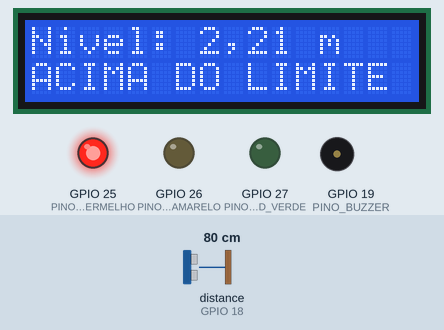
This sketch was run on a simulated ESP32. Parts: 16×2 character LCD, output pins drawn as LEDs (lit = HIGH), buzzer (waves = sounding). Wiring (from diagram.json): ultrasonic range finder: trigger GPIO 5; echo GPIO 18. The test bench sets the inputs (shaded band); at power-on: distance to the obstacle (sensor on GPIO 18) 80 cm. The echo pulse lasts 58.3 µs per cm; WiFi joins after 1.5 s; servers stay silent unless stated; uploads are accepted with an empty reply; pins used as bus, display or sensor lines are not drawn; what the sketch prints to the serial monitor is not drawn.

Above: at 2.7 s.
3.1 s: distance to the obstacle (sensor on GPIO 18) set to 178 cm
At 4.7 s:
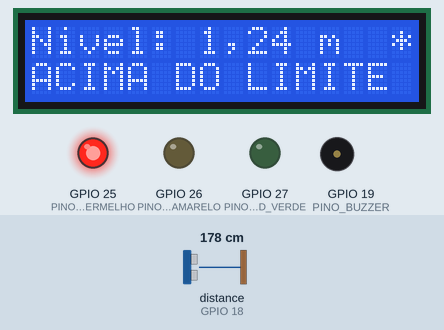
5.7 s: distance to the obstacle (sensor on GPIO 18) set to 187 cm
At 8.0 s:
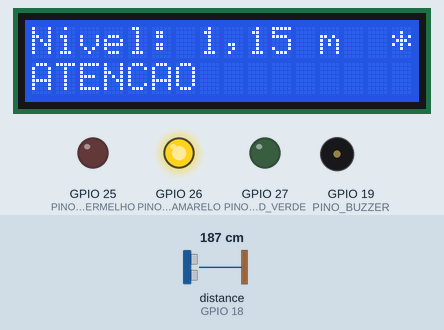
8.7 s: distance to the obstacle (sensor on GPIO 18) set to 199 cm
At 11.4 s:
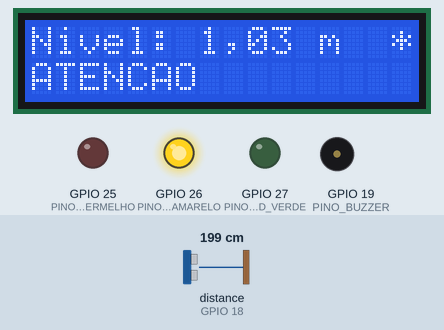
11.7 s: distance to the obstacle (sensor on GPIO 18) set to 207 cm
At 13.1 s:
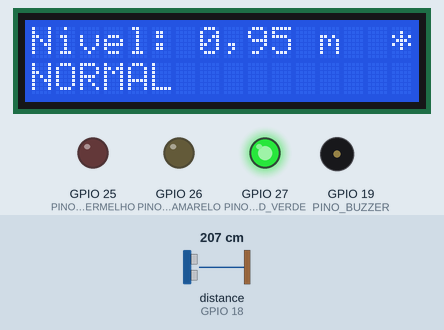
Timing chart, 0 to 14.7 s (numbered marks = the images above; inputs shaded):
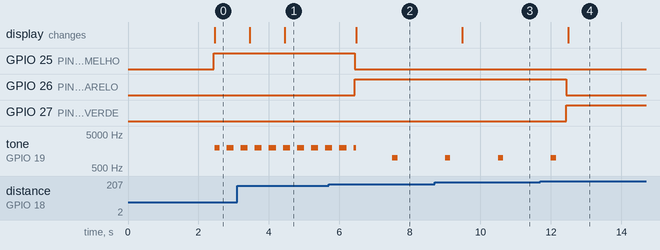

The sketch:

sketch.ino
```cpp
/*
  Elo - Régua de nível do córrego
  FIAP Global Solution 2026.2 (CitizenTech) - Physical Computing: IoT & IoB

  O Elo é o app em que a liderança de cada rua responde, em um toque, como a
  rua está durante a chuva forte. Esta régua é a parte física do Elo: fica no
  ponto crítico do córrego e mede o nível da água.

  O que o circuito faz:
    1. Mede a distância do sensor até a água (HC-SR04).
    2. Calcula o nível: altura do sensor menos a distância medida.
    3. Mostra o nível e a situação no LCD e nos LEDs.
    4. Toca o buzzer sem depender de internet: um bip lento a partir de 1,00 m
       (atenção) e um bip rápido a partir do limite de 1,20 m.
    5. Monta a leitura no formato que a API do Elo recebe (POST /leituras),
       mostra no Monitor Serial e envia pela rede (Wi-Fi), sem parar o aviso local.

  A API do Elo (elo-api-csharp) recebe essa leitura, e é dela que o app tira o
  nível que mostra na tela ("1,42 m"). O limite ("1,20 m") e o nível de atenção
  ("1,00 m") ficam guardados no servidor, com os mesmos valores daqui.
  A API está publicada na nuvem (Azure, plano gratuito): depois de um tempo parada,
  a primeira resposta pode demorar até ela acordar. Sem rede, a régua continua
  funcionando sozinha, no local.
*/

#include <algorithm>  // std::sort, usado para ordenar as leituras do sensor
#include <LiquidCrystal_I2C.h>
#include <WiFi.h>        // Wi-Fi do ESP32
#include <HTTPClient.h>  // pedido HTTP (POST /leituras)

// ---------- Pinos do ESP32 ----------
const int PINO_TRIG = 5;           // HC-SR04: dispara o pulso de ultrassom
const int PINO_ECHO = 18;          // HC-SR04: recebe o eco
const int PINO_BUZZER = 19;
const int PINO_LED_VERMELHO = 25;  // acima do limite
const int PINO_LED_AMARELO = 26;   // atenção
const int PINO_LED_VERDE = 27;     // normal
// O LCD usa I2C nos pinos padrão do ESP32: SDA no 21 e SCL no 22.
// No circuito real, o ESP32 trabalha em 3,3 V e não pode receber 5 V. O ECHO do
// HC-SR04 precisa de um divisor de tensão, e os fios SDA e SCL do LCD, de um
// conversor de nível. No simulador não precisa.

// ---------- Ajustes da régua ----------
// As medidas ficam em centímetros, em números inteiros, para a comparação com
// o limite ser exata. Na tela e na leitura elas aparecem em metros.
// A altura, o limite e o nível de atenção são valores de exemplo. O limite e o
// nível de atenção são os mesmos do cadastro da régua no servidor, que o app mostra.
const char* REGUA_ID = "regua-exemplo";  // mesmo id do cadastro no servidor e do exemplo do app
const int ALTURA_SENSOR_CM = 300;        // sensor a 3,00 m do fundo do córrego
const int LIMITE_CM = 120;               // 1,20 m: o mesmo limite que o app mostra
const int ATENCAO_CM = 100;              // 1,00 m: aviso antes do limite

// ---------- Tempos ----------
const unsigned long INTERVALO_LEITURA_MS = 200;   // uma leitura do sensor a cada 200 ms
const int LEITURAS_POR_MEDIDA = 5;                // 5 leituras formam 1 medida (1 por segundo)
const unsigned long INTERVALO_NORMAL_MS = 30000;  // contrato da API: leitura a cada 30 s
const unsigned long INTERVALO_ACIMA_MS = 10000;   // contrato da API: a cada 10 s acima do limite

// ---------- Envio pela rede ----------
// Rede Wi-Fi. No simulador Wokwi existe a rede aberta "Wokwi-GUEST", sem senha.
const char* WIFI_REDE = "Wokwi-GUEST";
const char* WIFI_SENHA = "";
// Para onde vai o POST /leituras: a API do Elo publicada (HTTP simples, como o ESP32 precisa).
// Vazio ("") desliga o envio: a leitura só aparece no Monitor Serial. Para testar sem a API,
// um serviço público de eco serve: "http://httpbin.org/post" (responde 200 com o que recebeu).
const char* URL_LEITURAS = "http://elo-api-fiap.azurewebsites.net/leituras";
// Chave do dispositivo, enviada no header X-Chave-Dispositivo. Precisa ser igual à Dispositivos__Chave
// configurada na API. Este projeto é público, então esta é uma chave só de demonstração, combinada com
// o grupo, que vai ser trocada depois da entrega.
const char* CHAVE_DISPOSITIVO = "elo-demo-d651f252b286";
const unsigned long ESPERA_WIFI_MS = 8000;         // ao ligar, espera o Wi-Fi conectar por até 8 s
const unsigned long TEMPO_MAXIMO_ENVIO_MS = 8000;  // desiste de um envio depois de 8 s (a API no plano gratuito pode demorar a acordar)

// ---------- Situações da régua ----------
enum Situacao { SEM_LEITURA, NORMAL, ATENCAO, ACIMA_DO_LIMITE };

LiquidCrystal_I2C lcd(0x27, 16, 2);  // endereço I2C 0x27, 16 colunas, 2 linhas

Situacao situacao = SEM_LEITURA;           // situação da última medida
Situacao situacaoPublicada = SEM_LEITURA;  // situação da última leitura publicada
int nivelCm = 0;                           // nível da água na última medida

float leituras[LEITURAS_POR_MEDIDA];  // leituras válidas da medida em andamento
int leiturasValidas = 0;
int leiturasFeitas = 0;

unsigned long ultimaLeituraMs = 0;
unsigned long ultimaPublicacaoMs = 0;
int frequenciaBuzzer = 0;  // 0 = em silêncio

// Uma leitura esperando para ser enviada. O texto já vem pronto, no formato do contrato.
struct Envio {
  char corpo[64];
};
QueueHandle_t filaDeEnvios = nullptr;  // fila entre o programa principal e a tarefa de envio
volatile char marcadorEnvio = ' ';     // canto do LCD: '*' último envio OK, '!' falhou, ' ' nenhum ainda

// Transforma centímetros em texto de metros com 2 casas: 142 vira "1,42".
// O separador é vírgula no LCD (como no app) e ponto no JSON (regra do formato).
String emMetros(int centimetros, char separador) {
  char texto[12];
  snprintf(texto, sizeof(texto), "%d%c%02d", centimetros / 100, separador, centimetros % 100);
  return String(texto);
}

// Nome da situação, sem acento: o LCD não tem letras acentuadas.
const char* nomeSituacao(Situacao s) {
  if (s == ACIMA_DO_LIMITE) return "ACIMA DO LIMITE";
  if (s == ATENCAO) return "ATENCAO";
  if (s == NORMAL) return "NORMAL";
  return "SEM LEITURA";
}

// Mesma regra do app e do servidor: está acima do limite quando nível >= limite.
Situacao classificar(int nivel) {
  if (nivel >= LIMITE_CM) return ACIMA_DO_LIMITE;
  if (nivel >= ATENCAO_CM) return ATENCAO;
  return NORMAL;
}

// Faz uma leitura do HC-SR04 e devolve a distância em centímetros.
// Devolve 0 quando o eco não volta (sensor desligado ou com defeito).
float lerDistanciaCm() {
  digitalWrite(PINO_TRIG, LOW);
  delayMicroseconds(2);
  digitalWrite(PINO_TRIG, HIGH);  // um pulso de 10 microssegundos dispara o ultrassom
  delayMicroseconds(10);
  digitalWrite(PINO_TRIG, LOW);

  // Tempo que o eco levou para voltar, em microssegundos (espera no máximo 30 ms).
  unsigned long duracao = pulseIn(PINO_ECHO, HIGH, 30000);

  // O som anda 0,034 cm por microssegundo (340 m/s). Como o eco vai e volta,
  // a distância até a água é a metade do caminho.
  return duracao * 0.034 / 2;
}

// Escreve um texto em uma linha do LCD e completa com espaços até a coluna 16,
// para apagar o que estava escrito antes.
void escreverLinha(int linha, String texto) {
  while (texto.length() < 16) texto += ' ';
  lcd.setCursor(0, linha);
  lcd.print(texto);
}

void atualizarLcd() {
  String linha1 = "Nivel: --";
  if (situacao != SEM_LEITURA) linha1 = "Nivel: " + emMetros(nivelCm, ',') + " m";
  while (linha1.length() < 15) linha1 += ' ';
  linha1 += (char)marcadorEnvio;  // canto direito: como foi o último envio pela rede
  escreverLinha(0, linha1);
  escreverLinha(1, nomeSituacao(situacao));
}

// Acende só o LED da situação atual (true acende, false apaga).
void atualizarLeds() {
  digitalWrite(PINO_LED_VERDE, situacao == NORMAL);
  digitalWrite(PINO_LED_AMARELO, situacao == ATENCAO);
  digitalWrite(PINO_LED_VERMELHO, situacao == ACIMA_DO_LIMITE);
}

// Toca o buzzer conforme a situação, sem parar o resto do programa:
//   acima do limite: bip rápido e agudo (0,2 s tocando, 0,2 s em silêncio)
//   atenção:         um bip curto e grave a cada 1,5 s
//   normal:          silêncio
void atualizarBuzzer(unsigned long agora) {
  int desejada = 0;  // frequência que o buzzer deve tocar agora (0 = silêncio)
  if (situacao == ACIMA_DO_LIMITE && (agora % 400) < 200) desejada = 2000;
  if (situacao == ATENCAO && (agora % 1500) < 150) desejada = 1000;

  if (desejada != frequenciaBuzzer) {  // só mexe no buzzer quando algo muda
    frequenciaBuzzer = desejada;
    if (desejada > 0) tone(PINO_BUZZER, desejada);
    else noTone(PINO_BUZZER);
  }
}

// Faz o POST /leituras. Sucesso é qualquer resposta 2xx: a API do Elo responde 204,
// e o serviço de eco, 200. Roda na tarefa de envio, nunca no loop().
void enviarLeitura(const char* corpo) {
  unsigned long inicio = millis();
  if (WiFi.status() != WL_CONNECTED) {
    marcadorEnvio = '!';
    Serial.printf("[%4lu s] Sem Wi-Fi: leitura nao enviada.\n", inicio / 1000);
    return;
  }

  WiFiClient conexao;
  HTTPClient http;
  http.setConnectTimeout(TEMPO_MAXIMO_ENVIO_MS);
  http.setTimeout(TEMPO_MAXIMO_ENVIO_MS);
  http.begin(conexao, URL_LEITURAS);
  http.addHeader("Content-Type", "application/json");
  http.addHeader("X-Chave-Dispositivo", CHAVE_DISPOSITIVO);
  int codigo = http.POST(corpo);
  unsigned long duracao = millis() - inicio;

  if (codigo >= 200 && codigo < 300) {
    marcadorEnvio = '*';
    Serial.printf("[%4lu s] Envio OK: HTTP %d em %lu ms.\n", millis() / 1000, codigo, duracao);
  } else if (codigo > 0) {
    marcadorEnvio = '!';  // o servidor respondeu, mas recusou (por exemplo 401: chave errada)
    Serial.printf("[%4lu s] Envio recusado: HTTP %d em %lu ms.\n", millis() / 1000, codigo, duracao);
  } else {
    marcadorEnvio = '!';  // não houve resposta (sem rede, endereço errado, tempo esgotado)
    Serial.printf("[%4lu s] Falha no envio: %s em %lu ms.\n", millis() / 1000, http.errorToString(codigo).c_str(), duracao);
  }
  http.end();
}

// Roda no outro núcleo do ESP32 (core 0) e fica esperando leituras na fila. Assim o pedido
// HTTP, que pode levar alguns segundos, não para o sensor, os LEDs nem o buzzer do loop().
void tarefaDeEnvio(void*) {
  Envio envio;
  for (;;) {
    if (xQueueReceive(filaDeEnvios, &envio, portMAX_DELAY) == pdTRUE) enviarLeitura(envio.corpo);
  }
}

// Liga o Wi-Fi e espera a conexão por até ESPERA_WIFI_MS. Se não conectar, a régua segue
// funcionando no local; o ESP32 continua tentando a rede sozinho, e o envio volta quando ela voltar.
void ligarEnvio() {
  escreverLinha(1, "Ligando Wi-Fi...");
  WiFi.mode(WIFI_STA);
  WiFi.setAutoReconnect(true);
  WiFi.begin(WIFI_REDE, WIFI_SENHA, 6);  // canal 6: no Wokwi, conecta mais rápido

  unsigned long inicio = millis();
  while (WiFi.status() != WL_CONNECTED && millis() - inicio < ESPERA_WIFI_MS) delay(100);

  if (WiFi.status() == WL_CONNECTED) {
    Serial.println("Wi-Fi conectado em " + String(millis() - inicio) + " ms. Envio das leituras para " + String(URL_LEITURAS));
  } else {
    Serial.println("Sem Wi-Fi por enquanto. A regua funciona no local e envia quando a rede conectar.");
  }

  filaDeEnvios = xQueueCreate(4, sizeof(Envio));
  xTaskCreatePinnedToCore(tarefaDeEnvio, "envio", 10240, nullptr, 1, nullptr, 0);
}

// Monta a leitura no formato do contrato da API do Elo (docs/contrato-api.md do app),
// mostra no Monitor Serial e põe na fila de envio. Quem envia é a tarefa de envio.
void publicarLeitura(unsigned long agora) {
  if (situacao == SEM_LEITURA) {
    Serial.printf("[%4lu s] Sem leitura do sensor: nada para enviar.\n", agora / 1000);
    return;
  }

  String leitura = "{\"reguaId\":\"" + String(REGUA_ID) + "\",\"nivelMetros\":" + emMetros(nivelCm, '.') + "}";

  Serial.printf("[%4lu s] Situacao: %s | Leitura para POST /leituras: %s\n", agora / 1000, nomeSituacao(situacao), leitura.c_str());

  if (filaDeEnvios == nullptr) return;  // envio pela rede desligado

  Envio envio;
  strlcpy(envio.corpo, leitura.c_str(), sizeof(envio.corpo));
  if (xQueueSend(filaDeEnvios, &envio, 0) != pdTRUE) {
    Serial.printf("[%4lu s] Fila de envio cheia: esta leitura nao vai.\n", agora / 1000);
  }
}

// Junta as leituras do último segundo em uma medida: calcula o nível, decide
// a situação e atualiza os LEDs e o LCD.
void fecharMedida() {
  if (leiturasValidas == 0) {
    situacao = SEM_LEITURA;
  } else {
    // Ordena as leituras e fica com a do meio (a mediana). Assim, uma leitura
    // fora da curva, ou feita bem na hora em que o nível mudou, não estraga a medida.
    std::sort(leituras, leituras + leiturasValidas);
    int distanciaCm = lround(leituras[leiturasValidas / 2]);
    nivelCm = ALTURA_SENSOR_CM - distanciaCm;
    if (nivelCm < 0) nivelCm = 0;  // distância maior que a altura do sensor: conta como 0
    situacao = classificar(nivelCm);
  }

  leiturasValidas = 0;
  leiturasFeitas = 0;

  atualizarLeds();
  atualizarLcd();
}

void setup() {
  Serial.begin(115200);

  pinMode(PINO_TRIG, OUTPUT);
  pinMode(PINO_ECHO, INPUT);
  pinMode(PINO_BUZZER, OUTPUT);
  pinMode(PINO_LED_VERDE, OUTPUT);
  pinMode(PINO_LED_AMARELO, OUTPUT);
  pinMode(PINO_LED_VERMELHO, OUTPUT);

  lcd.init();
  lcd.backlight();
  escreverLinha(0, "Elo - Regua");
  escreverLinha(1, "Iniciando...");

  Serial.println();
  Serial.println("Elo - regua de nivel do corrego");
  Serial.println("Regua " + String(REGUA_ID) + " | sensor a " + emMetros(ALTURA_SENSOR_CM, ',') + " m | limite " + emMetros(LIMITE_CM, ',') + " m | atencao a partir de " + emMetros(ATENCAO_CM, ',') + " m");
  Serial.println("A leitura aparece aqui no formato que a API do Elo recebe (POST /leituras).");

  if (strlen(URL_LEITURAS) > 0) {
    ligarEnvio();
  } else {
    Serial.println("Envio pela rede desligado (URL_LEITURAS vazia): a leitura so aparece aqui.");
  }
}

void loop() {
  unsigned long agora = millis();

  // 1) Sensor: uma leitura a cada 200 ms. Com 5 leituras, fecha uma medida.
  if (agora - ultimaLeituraMs >= INTERVALO_LEITURA_MS) {
    ultimaLeituraMs = agora;

    float distancia = lerDistanciaCm();
    if (distancia > 0) {  // 0 = o eco não voltou: a leitura é ignorada
      leituras[leiturasValidas] = distancia;
      leiturasValidas++;
    }
    leiturasFeitas++;

    if (leiturasFeitas == LEITURAS_POR_MEDIDA) {
      fecharMedida();

      // 2) Publicação: na hora em que a situação muda e, depois, no intervalo do contrato.
      unsigned long intervalo = (situacao == ACIMA_DO_LIMITE) ? INTERVALO_ACIMA_MS : INTERVALO_NORMAL_MS;
      if (situacao != situacaoPublicada || agora - ultimaPublicacaoMs >= intervalo) {
        publicarLeitura(agora);
        situacaoPublicada = situacao;
        ultimaPublicacaoMs = agora;
      }
    }
  }

  // 3) Buzzer: confere a todo instante se é hora de tocar ou de silenciar.
  atualizarBuzzer(agora);

  // 4) Pausa de 1 ms: deixa a simulação do Wokwi mais leve.
  delay(1);
}
```

Measured:
- the behaviour switches between 182 and 183 cm on distance to the obstacle (sensor on GPIO 18) (found by bisection; images 1 and 2)
- the behaviour switches between 202 and 203 cm on distance to the obstacle (sensor on GPIO 18) (found by bisection; images 3 and 4)
- after the input at 3.1 s, the display: first differs from a run without the input after 1.3 s (image 1)
- after the input at 5.7 s, GPIO 25 (PINO_LED_VERMELHO): HIGH → LOW after 0.74 s; GPIO 26 (PINO_LED_AMARELO): LOW → HIGH after 0.74 s; the display: changes after 0.78 s (image 2)
- after the input at 8.7 s, the display: changes after 0.79 s (image 3)
- after the input at 11.7 s, GPIO 26 (PINO_LED_AMARELO): HIGH → LOW after 0.74 s; GPIO 27 (PINO_LED_VERDE): LOW → HIGH after 0.74 s; tone on GPIO 19 (PINO_BUZZER): goes on until 12.2 s, then stays silent; the display: changes after 0.79 s (image 4)
- by itself, tone on GPIO 19 (PINO_BUZZER): alternates 1000 Hz for 0.15 s and silent for 1.4 s
